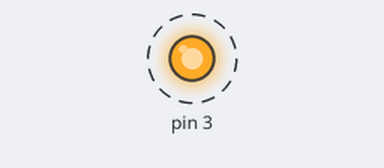
Recording of a program running on a simulated Raspberry Pi (header pin numbers). Parts: output pins drawn as LEDs (lit = HIGH). Dashed ring = blinking.

Above: at 0.5 s.
Timing chart, 0 to 4.6 s (numbered marks = the images above):
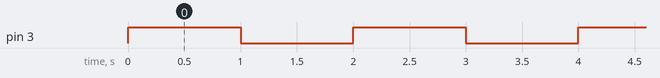

Measured:
- by itself, pin 3: alternates HIGH for 1.0 s and LOW for 1.0 s

The program:

lightBlink.py
```python
import RPi.GPIO as GPIO
import time
GPIO.setwarnings(False)
GPIO.setmode(GPIO.BOARD)
GPIO.setup(3,GPIO.OUT)     #Define pin 3 as an output pin

while True:
        GPIO.output(3,1)   #Outputs digital HIGH signal (5V) on pin 3
        time.sleep(1)      #Time delay of 1 second

        GPIO.output(3,0)   #Outputs digital LOW signal (0V) on pin 3
        time.sleep(1)      #Time delay of 1 second
```
